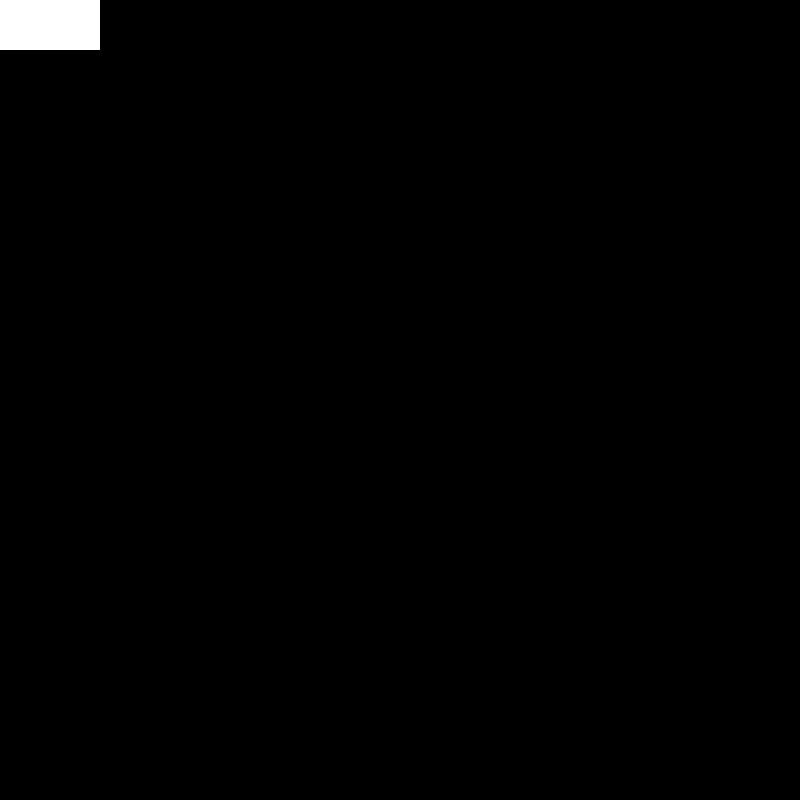
Frame 1 (no input)
Frame 60 (the mouse pressed at the canvas centre just before this capture): identical to frame 1, image omitted
Frame 120 (the mouse held since frame 60 and released just before this capture): identical to frame 1, image omitted

The Processing sketch that drew this single still picture (run headless with seeded random() and noise(); from frame 60 on, the mouse is pressed at the canvas centre):

// Processing sketch: processing_6493
// ── processing_6493.pde

//global variables
int x;
int Width;
int Height;
int reset;

void setup()
{
background(0);
size(800,800);
noStroke();
smooth();

Width = 10;
Height = 10;

}
void draw()
{
  reset();
}
void mouseDragged()
{
  Width = Width + 1;
  Height = Height + 1;
  
  int R = (int)(random(255));
  int G = (int)(random(255));
  int B = (int)(random(255));
  
  fill(R, G, B);
  ellipse(mouseX,mouseY, Width,Height);
  if ( Width > 50)
     {
       Width = 50;
     }
  if ( Height > 50)
     {
       Height = 50;
     }
}
void mouseReleased()
 {
  Width = 1;
  Height = 1;
 }
void reset()
{
 fill(255);
 rect(0,0,100,50);
}
void mousePressed()
{
if ((mouseX < 100) && (mouseY < 50))
  {
   background(0);
  }
}
